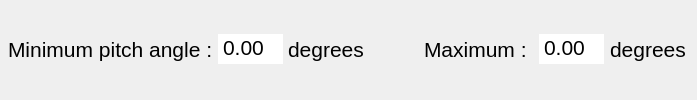
              <widget class="QFrame" name="frame_24">
               <property name="styleSheet">
                <string notr="true">border-top: none;</string>
               </property>
               <property name="frameShape">
                <enum>QFrame::Shape::StyledPanel</enum>
               </property>
               <property name="frameShadow">
                <enum>QFrame::Shadow::Raised</enum>
               </property>
               <layout class="QHBoxLayout" name="horizontalLayout_28" stretch="0,0">
                <property name="spacing">
                 <number>0</number>
                </property>
                <property name="leftMargin">
                 <number>0</number>
                </property>
                <property name="topMargin">
                 <number>0</number>
                </property>
                <property name="rightMargin">
                 <number>0</number>
                </property>
                <property name="bottomMargin">
                 <number>0</number>
                </property>
                <item>
                 <widget class="QFrame" name="frame_25">
                  <property name="styleSheet">
                   <string notr="true">border-top: none;</string>
                  </property>
                  <property name="frameShape">
                   <enum>QFrame::Shape::StyledPanel</enum>
                  </property>
                  <property name="frameShadow">
                   <enum>QFrame::Shadow::Raised</enum>
                  </property>
                  <layout class="QHBoxLayout" name="horizontalLayout_29" stretch="1,1,0,5">
                   <property name="spacing">
                    <number>0</number>
                   </property>
                   <property name="leftMargin">
                    <number>6</number>
                   </property>
                   <item>
                    <widget class="QLabel" name="label_30">
                     <property name="font">
                      <font>
                       <family>Segoe UI</family>
                       <pointsize>16</pointsize>
                      </font>
                     </property>
                     <property name="text">
                      <string>Minimum pitch angle : </string>
                     </property>
                    </widget>
                   </item>
                   <item>
                    <widget class="FreeInputSpinBox" name="doubleSpinBox_12">
                     <property name="sizePolicy">
                      <sizepolicy hsizetype="Fixed" vsizetype="Fixed">
                       <horstretch>0</horstretch>
                       <verstretch>0</verstretch>
                      </sizepolicy>
                     </property>
                     <property name="maximumSize">
                      <size>
                       <width>65</width>
                       <height>16777215</height>
                      </size>
                     </property>
                     <property name="font">
                      <font>
                       <family>Segoe UI</family>
                       <pointsize>16</pointsize>
                      </font>
                     </property>
                     <property name="buttonSymbols">
                      <enum>QAbstractSpinBox::ButtonSymbols::NoButtons</enum>
                     </property>
                     <property name="suffix">
                      <string/>
                     </property>
                     <property name="minimum">
                      <double>-90.000000000000000</double>
                     </property>
                     <property name="maximum">
                      <double>90.000000000000000</double>
                     </property>
                    </widget>
                   </item>
                   <item>
                    <spacer name="horizontalSpacer_9">
                     <property name="orientation">
                      <enum>Qt::Orientation::Horizontal</enum>
                     </property>
                     <property name="sizeType">
                      <enum>QSizePolicy::Policy::Fixed</enum>
                     </property>
                     <property name="sizeHint" stdset="0">
                      <size>
                       <width>5</width>
                       <height>20</height>
                      </size>
                     </property>
                    </spacer>
                   </item>
                   <item>
                    <widget class="QLabel" name="label_41">
                     <property name="font">
                      <font>
                       <pointsize>16</pointsize>
                      </font>
                     </property>
                     <property name="text">
                      <string>degrees</string>
                     </property>
                    </widget>
                   </item>
                  </layout>
                 </widget>
                </item>
                <item>
                 <widget class="QFrame" name="frame_26">
                  <property name="styleSheet">
                   <string notr="true">border-top: none;</string>
                  </property>
                  <property name="frameShape">
                   <enum>QFrame::Shape::StyledPanel</enum>
                  </property>
                  <property name="frameShadow">
                   <enum>QFrame::Shadow::Raised</enum>
                  </property>
                  <layout class="QHBoxLayout" name="horizontalLayout_30" stretch="0,1,1,2">
                   <item>
                    <spacer name="horizontalSpacer_15">
                     <property name="orientation">
                      <enum>Qt::Orientation::Horizontal</enum>
                     </property>
                     <property name="sizeHint" stdset="0">
                      <size>
                       <width>40</width>
                       <height>20</height>
                      </size>
                     </property>
                    </spacer>
                   </item>
                   <item>
                    <widget class="QLabel" name="label_31">
                     <property name="font">
                      <font>
                       <family>Segoe UI</family>
                       <pointsize>16</pointsize>
                      </font>
                     </property>
                     <property name="text">
                      <string>Maximum : </string>
                     </property>
                    </widget>
                   </item>
                   <item>
                    <widget class="FreeInputSpinBox" name="doubleSpinBox_13">
                     <property name="sizePolicy">
                      <sizepolicy hsizetype="Fixed" vsizetype="Fixed">
                       <horstretch>0</horstretch>
                       <verstretch>0</verstretch>
                      </sizepolicy>
                     </property>
                     <property name="maximumSize">
                      <size>
                       <width>65</width>
                       <height>16777215</height>
                      </size>
                     </property>
                     <property name="font">
                      <font>
                       <family>Segoe UI</family>
                       <pointsize>16</pointsize>
                      </font>
                     </property>
                     <property name="buttonSymbols">
                      <enum>QAbstractSpinBox::ButtonSymbols::NoButtons</enum>
                     </property>
                     <property name="suffix">
                      <string/>
                     </property>
                     <property name="minimum">
                      <double>-90.000000000000000</double>
                     </property>
                     <property name="maximum">
                      <double>90.000000000000000</double>
                     </property>
                    </widget>
                   </item>
                   <item>
                    <widget class="QLabel" name="label_42">
                     <property name="font">
                      <font>
                       <pointsize>16</pointsize>
                      </font>
                     </property>
                     <property name="text">
                      <string>degrees</string>
                     </property>
                    </widget>
                   </item>
                  </layout>
                 </widget>
                </item>
               </layout>
              </widget>
